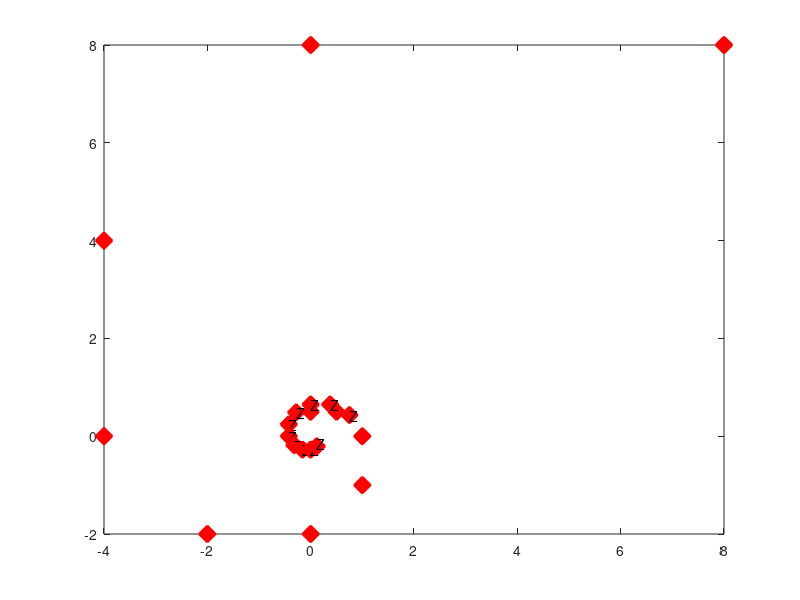

This figure's MATLAB source:
% Centres étrangers 2014 Ex 3

z0=16;
n=10;
for j=0:n
    if j==0
       zn=z0; 
    else
       disp(j);
       zn=(1+i)*zn/2;
       realZn = real(zn)
       imgZn = imag(zn)
       plot(realZn,imgZn,'rx','LineWidth',10);
       hold on
    end
end

%% Pondichéry 2014

z0 = 1;
n = 10;
raison=3/4+sqrt(3)*i/4
for j=0:n
    if j==0
       zn1=z0; 
    else
       disp(j);
       zn1=raison*zn1;
       realZn = real(zn1)
       imgZn = imag(zn1)
       figure(1)
       plot(realZn,imgZn,'rx','LineWidth',10);       
       str1 = ['Z',j];
       text(realZn,imgZn,str1)
       rn=abs(zn1)
       hold on
    end
end
